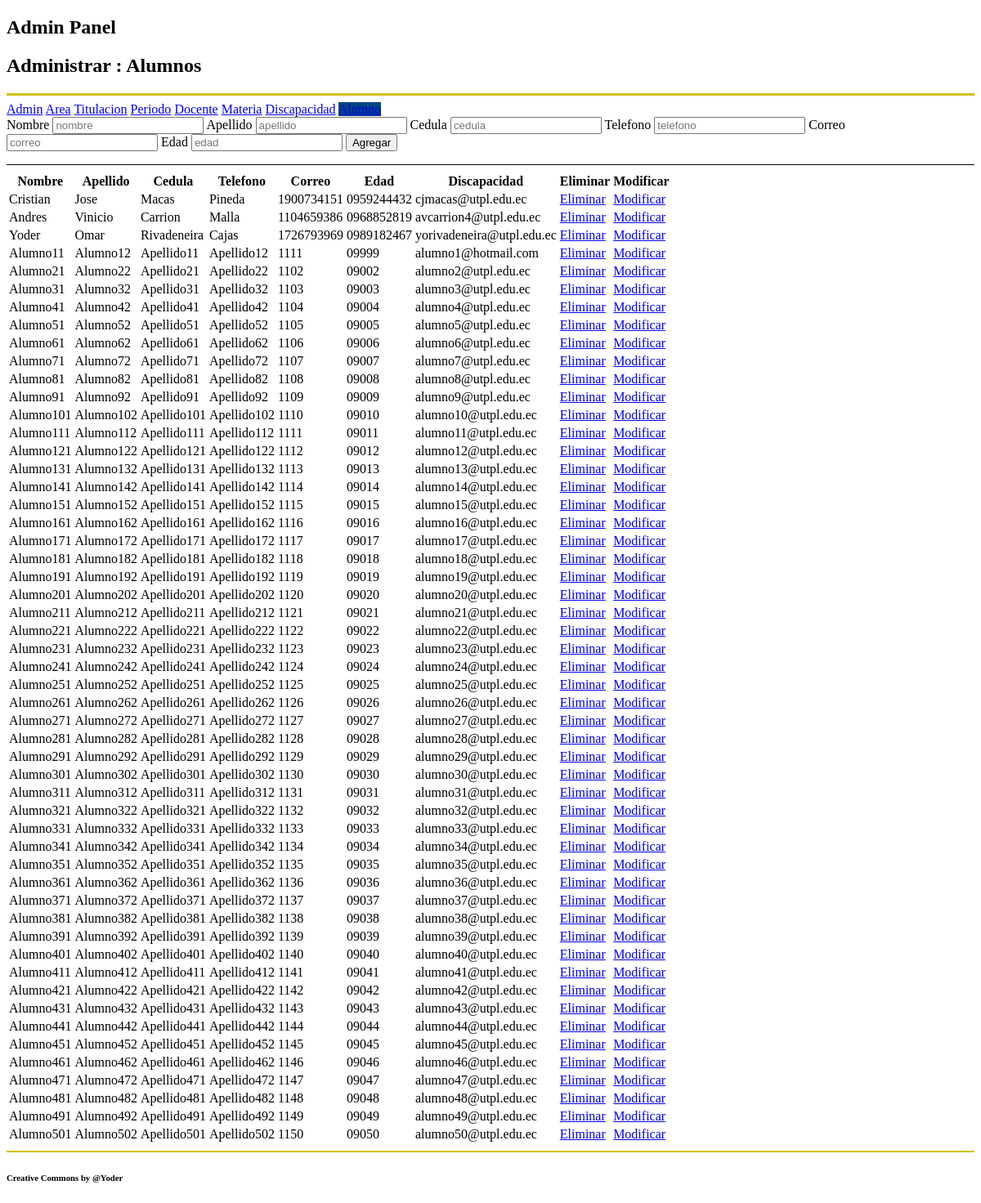
Page /Aplicacion/panelAdmin/alumno.php on the earlier database version.
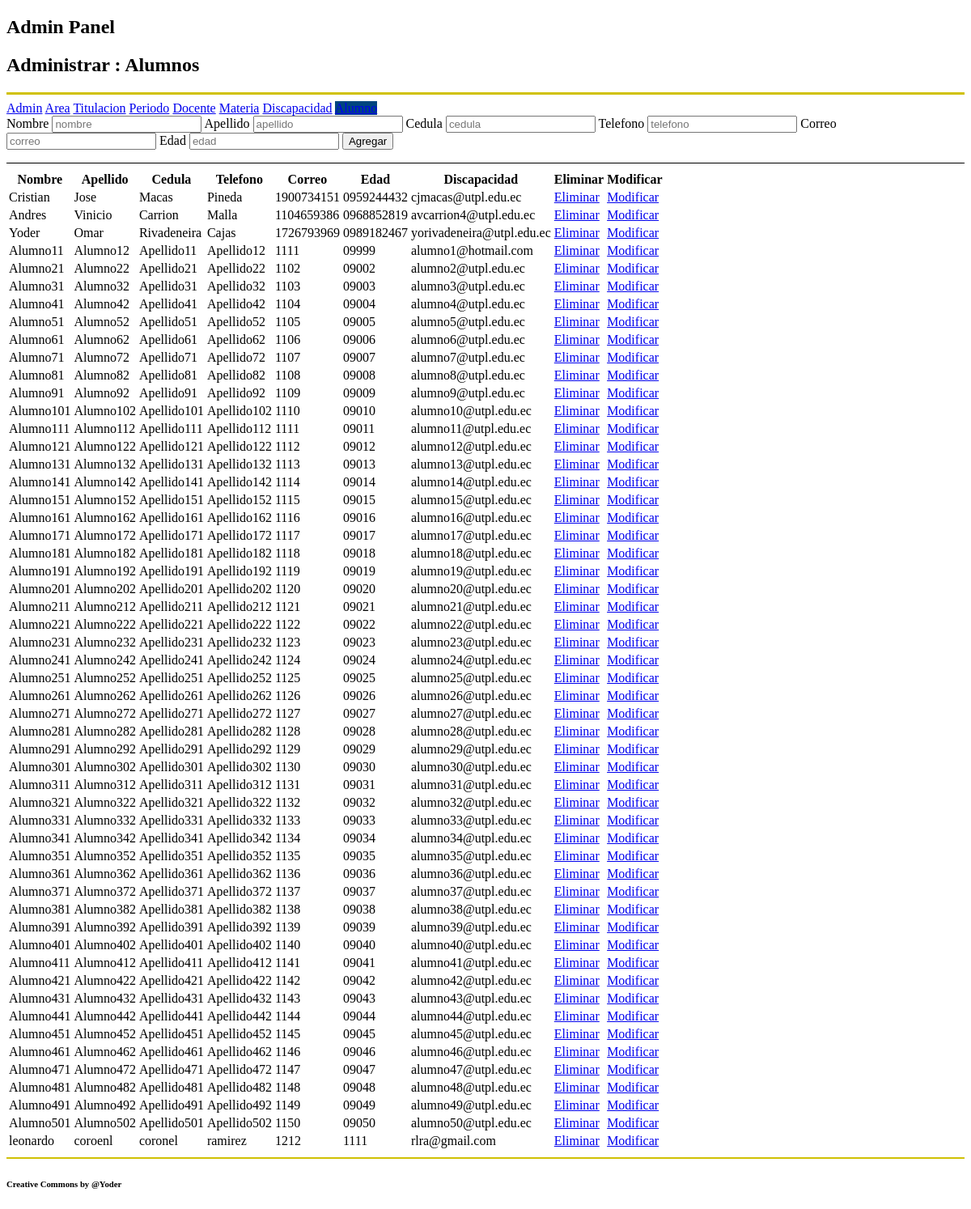
Same page on the later database version.
### tables this page shows
CREATE TABLE `alumno` (
  `id_alumno` int(10) NOT NULL,
  `nombre_alumno` varchar(50) NOT NULL,
  `nombre2_alumno` varchar(50) NOT NULL,
  `apellido_alumno` varchar(50) NOT NULL,
  `apellido2_alumno` varchar(50) NOT NULL,
  `cedula_alumno` varchar(10) NOT NULL,
  `telefono_alumno` varchar(50) NOT NULL,
  `correo_alumno` varchar(50) NOT NULL,
  `edad_alumno` int(10) NOT NULL,
  `porcentaje_discapacidad` int(2) DEFAULT NULL,
  `id_discapacidad` int(10) DEFAULT NULL
);

### Aplicacion/panelAdmin/alumno.php (the view, shortened to what this page needs)
<!DOCTYPE html>
<html lang="en">
<head>
	<link rel="stylesheet" type="text/css" href="css/estiloPanel.css">
</head>
<body>
	<header>
		<section id="tituloH">
			<h2>Admin Panel</h2>
		</section>
		<section id="centroH"><h2>Administrar : Alumnos</h2></section>
	</header>
	<hr id="hrdos" color="#D0C103" size=3  ">
	<section id="cuerpo">
		<nav>
			<a href="panel.php" >Admin</a>
			<a href="#databases">Area</a>
			<a href="#servicios">Titulacion</a>
			<a href="#tipos">Periodo</a>
			<a href="docente.php" >Docente</a>
			<a href="#forms">Materia</a>
			<a href="discapacidad.php">Discapacidad</a>
			<a href="alumno.php" style="background-color: #00457E" >Alumno</a>
		</nav>
		<section id="info">
				<section class="add">
					<form id="fnuevo" action="adminInsert.php" method="post">
    		<label for="fname">Nombre</label>
    	<input type="text" id="nombre" name="nombre" placeholder="nombre">
   	 <label for="lname">Apellido</label>
    	<input type="text" id="apellido" name="apellido" placeholder="apellido">
   		 <label for="lname">Cedula</label>
   	 	<input type="text" id="cedula" name="cedula" placeholder="cedula">
   	 		 <label for="lname">Telefono</label>
   	 	 	<input type="text" id="telefono" name="telefono" placeholder="telefono">
   	 	 		 <label for="lname">Correo</label>
   	 	 	 	<input type="text" id="correo" name="correo" placeholder="correo">
   	 	 	 		 <label for="lname">Edad</label>
   	 	 	 	 	<input type="text" id="edad" name="edad" placeholder="edad">
  	  <button id="ag">Agregar</button>
 	 </form>
				</section>
				<hr id="hrdos" color="#000" style="margin-top: 1em;" size=1  ">
				<section class="add">
				<?php
			$sql2="select * from alumno";
			$result=mysqli_query($link,$sql2) or die ("error de id max");
			?>
					<table id="customers">
  <tr>
    <th class="th">Nombre</th>
    <th class="th">Apellido</th>
    <th class="th">Cedula</th>
    <th class="th">Telefono</th>
    <th class="th">Correo</th>
    <th class="th">Edad</th>
    <th class="th">Discapacidad</th>
    <th class="crud">Eliminar</th>
    <th class="crud">Modificar</th>
  </tr>
  <?php
  while ($line=mysqli_fetch_array($result)) {?>
				<tr >
				<td><?php echo $line[1] ?></td>
				<td><?php echo $line[2] ?></td>
				<td><?php echo $line[3] ?></td>
				<td><?php echo $line[4] ?></td>
				<td><?php echo $line[5] ?></td>
				<td><?php echo $line[6] ?></td>
				<td><?php echo $line[7] ?></td>
				<?php $a=$line[0];
				 ?>
				<td> <a href='docente.php?id=$line[0]' >Eliminar</a></td>
				<td> <a href=  'modDocente.php?id=<?php echo  $a; ?>' >Modificar</a></td>
				</tr>
				<?php } ?>
</table>
				</section>
		</section>
	</section>
		<hr id="hrdos" color="#D0C103" size=2  ">
		<footer >
			<h6>Creative Commons by @Yoder</h6>
		</footer>
</body>
</html>

Differences in the rows shown:
added alumno: nombre_alumno "leonardo", nombre2_alumno "coroenl", apellido_alumno "coronel", apellido2_alumno "ramirez", cedula_alumno "1212", telefono_alumno "1111", correo_alumno "rlra@gmail.com"
